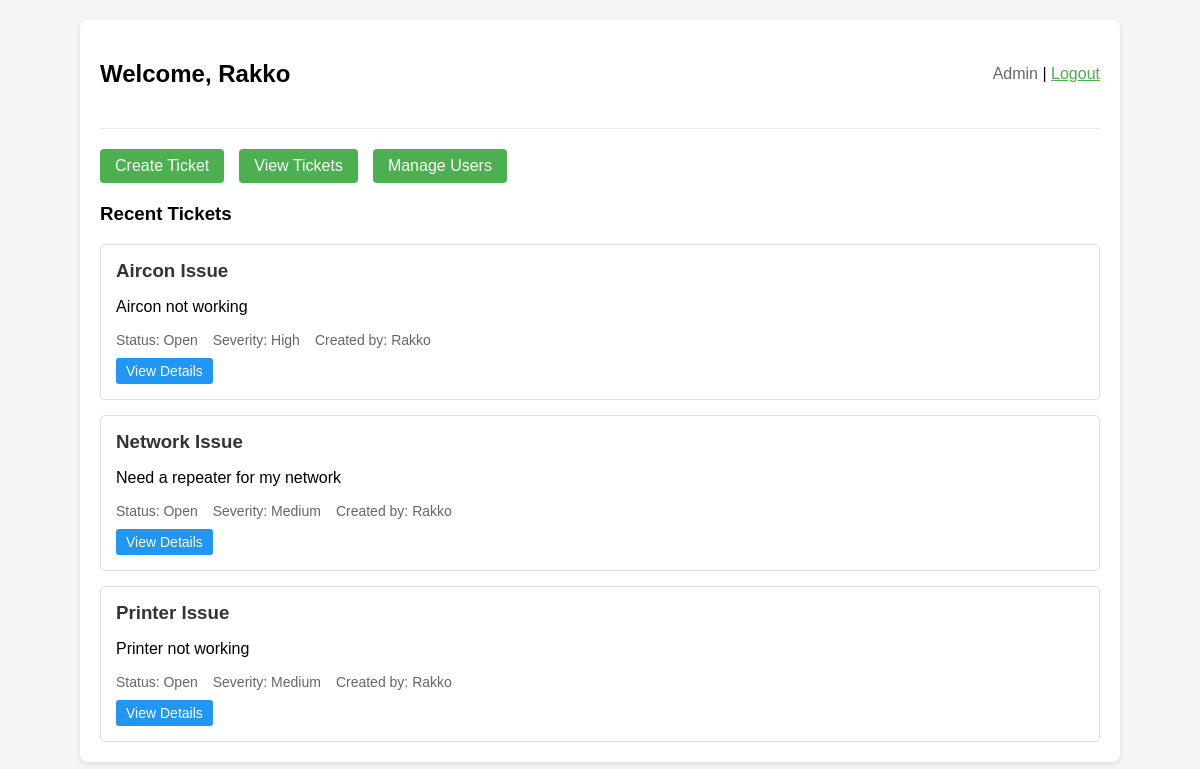
/dashboard.php (signed in), run on the app's committed database.
### tables this page shows
CREATE TABLE `tickets` (
  `id` int(11) NOT NULL,
  `title` varchar(100) NOT NULL,
  `description` text NOT NULL,
  `severity` enum('low','medium','high','critical') NOT NULL,
  `status` enum('open','in_progress','resolved','closed') DEFAULT 'open',
  `created_by` int(11) NOT NULL,
  `assigned_to` int(11) DEFAULT NULL,
  `department` varchar(50) NOT NULL,
  `created_at` timestamp NOT NULL DEFAULT current_timestamp(),
  `updated_at` timestamp NOT NULL DEFAULT current_timestamp() ON UPDATE current_timestamp()
);

CREATE TABLE `users` (
  `id` int(11) NOT NULL,
  `username` varchar(50) NOT NULL,
  `password` varchar(255) NOT NULL,
  `full_name` varchar(100) NOT NULL,
  `email` varchar(100) NOT NULL,
  `role` enum('admin','supervisor','officer','junior_officer') NOT NULL,
  `department` varchar(50) NOT NULL,
  `created_at` timestamp NOT NULL DEFAULT current_timestamp()
);

### dashboard.php (the view, shortened to what this page needs)
<?php
require_once '../helpdesk-system/api/config/database.php';
$user_id = $_SESSION['user_id'];
$role = $_SESSION['role'];
$department = $_SESSION['department'];
?>
<!DOCTYPE html>
<html>
<head>
</head>
<body>
    <div class="container">
        <div class="header">
            <h2>Welcome, <?= htmlspecialchars($_SESSION['username']) ?></h2>
            <div>
                <span style="color:#666;"><?= ucfirst(str_replace('_', ' ', $role)) ?></span> |
                <a href="includes/logout.php" style="color:#4CAF50;">Logout</a>
            </div>
        </div>
        <div class="menu">
            <a href="tickets/create.php">Create Ticket</a>
            <a href="tickets/view.php">View Tickets</a>
            <?php if ($role === 'admin' || $role === 'supervisor'): ?>
                <a href="users/">Manage Users</a>
            <?php endif; ?>
        </div>
        <h3>Recent Tickets</h3>
        <div class="ticket-list">
            <?php
            $query = "SELECT t.*, u.username as created_by_username
                     FROM tickets t
                     JOIN users u ON t.created_by = u.id
                     WHERE t.department = ?";
            if ($role === 'junior_officer') {
                $query .= " AND (t.severity != 'critical' OR t.assigned_to = ?)";
                $params = [$department, $user_id];
            } else {
                $params = [$department];
            }
            $query .= " ORDER BY t.created_at DESC LIMIT 5";
            $stmt = $pdo->prepare($query);
            $stmt->execute($params);
            while ($ticket = $stmt->fetch()):
            ?>
                <div class="ticket">
                    <h3><?= htmlspecialchars($ticket['title']) ?></h3>
                    <p><?= htmlspecialchars($ticket['description']) ?></p>
                    <div class="ticket-meta">
                        <span>Status: <?= ucfirst(str_replace('_', ' ', $ticket['status'])) ?></span>
                        <span>Severity: <?= ucfirst($ticket['severity']) ?></span>
                        <span>Created by: <?= htmlspecialchars($ticket['created_by_username']) ?></span>
                    </div>
                    <a href="tickets/manage.php?id=<?= $ticket['id'] ?>" class="view-btn">View Details</a>
                </div>
            <?php endwhile; ?>
        </div>
    </div>
</body>
</html>

### dashboard.php (style rules this page uses)
body { font-family: Arial, sans-serif; margin: 0; padding: 20px; background: #f5f5f5; }
.container { max-width: 1000px; margin: 0 auto; background: white; padding: 20px; border-radius: 8px; box-shadow: 0 2px 5px rgba(0,0,0,0.1); }
.header { display: flex; justify-content: space-between; align-items: center; padding-bottom: 20px; border-bottom: 1px solid #eee; margin-bottom: 20px; }
.menu { display: flex; gap: 15px; margin-bottom: 20px; }
.menu a { padding: 8px 15px; background: #4CAF50; color: white; text-decoration: none; border-radius: 4px; }
.ticket-list { display: grid; gap: 15px; }
.ticket { padding: 15px; border: 1px solid #ddd; border-radius: 5px; background: white; }
.ticket h3 { margin: 0 0 10px 0; color: #333; }
.ticket-meta { display: flex; gap: 15px; font-size: 14px; color: #666; }
.view-btn { display: inline-block; margin-top: 10px; padding: 5px 10px; background: #2196F3; color: white; text-decoration: none; border-radius: 3px; font-size: 14px; }

### data on the page
tickets: title "Aircon Issue", description "Aircon not working", status "Open", severity "High", created_by.username "Rakko"
tickets: title "Network Issue", description "Need a repeater for my network", status "Open", severity "Medium", created_by.username "Rakko"
tickets: title "Printer Issue", description "Printer not working", status "Open", severity "Medium", created_by.username "Rakko"

### other printed values
$_SESSION['username'] "Rakko"
str_replace('_', ' ', $role) "Admin"
